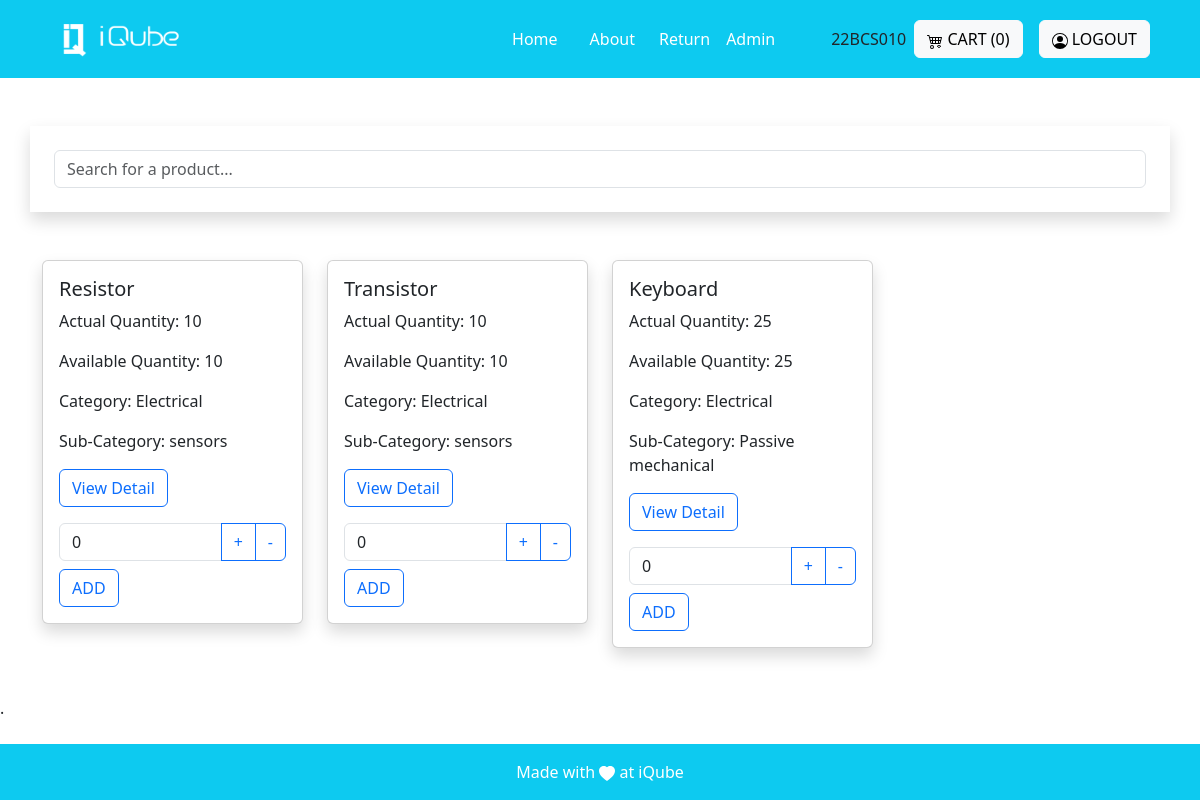
The app's page / (signed in), older data.
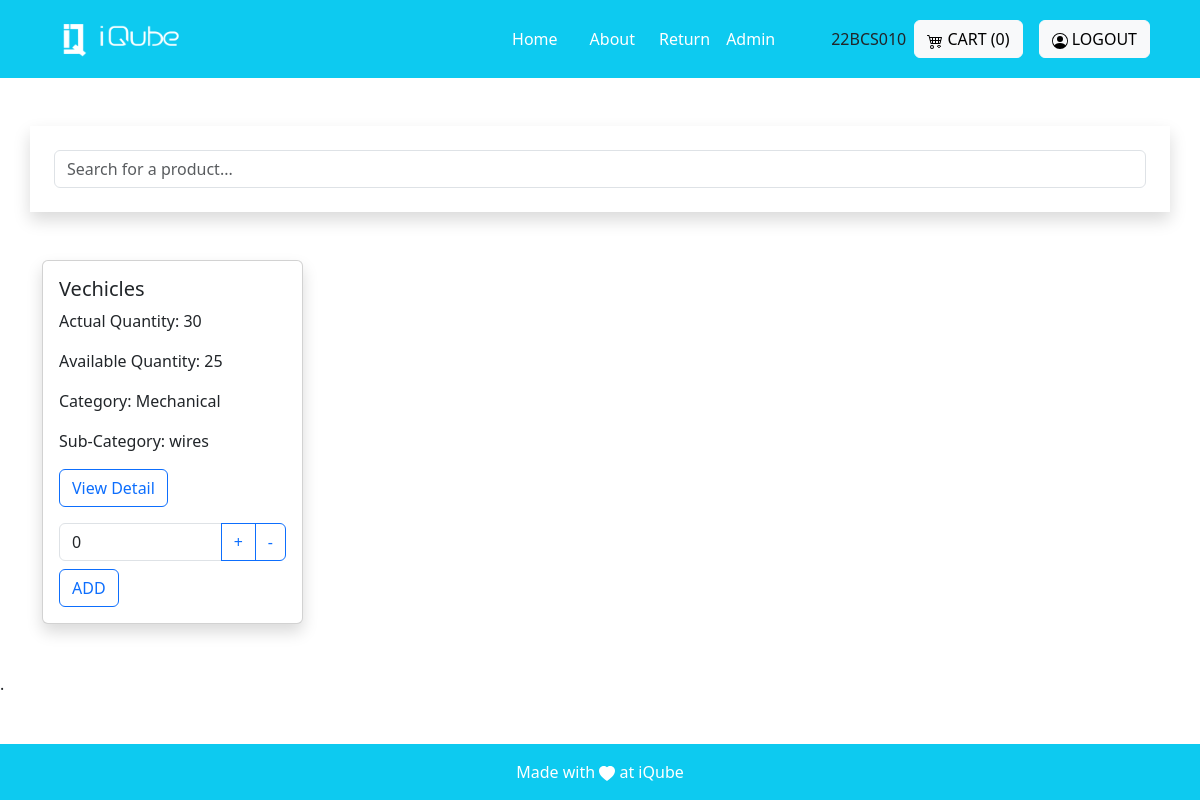
The same page, newer data.
### invention/models.py (models this page shows, shortened)
class Product(models.Model):
    name=models.CharField(max_length=255)
    decription=models.CharField(max_length=100)
    actual_count=models.PositiveIntegerField()
    available_count=models.PositiveIntegerField()
    dummy_count = models.PositiveIntegerField()
    category= models.ForeignKey('Category', on_delete=models.CASCADE)
    sub_category = models.ForeignKey('SubCategory', on_delete = models.CASCADE)
    created_at = models.DateTimeField(auto_now=True)
    image = models.ImageField(upload_to='images')
    actual_price = models.PositiveIntegerField()
    available_price = models.PositiveIntegerField()
    unit_price = models.FloatField()
    is_active = models.BooleanField(default = False)
    created_by = models.ForeignKey(User, on_delete=models.CASCADE)

class Category(models.Model):
    name=models.CharField(max_length=25)
    created_by = models.ForeignKey(User, on_delete=models.CASCADE)
    created_at=models.DateTimeField(auto_now=True)
    class Meta:
        verbose_name_plural = 'Categories'
    def __str__(self):
        return str(self.name)

class SubCategory(models.Model):
    name_sub=models.CharField(max_length=25)
    category = models.ForeignKey('Category', on_delete=models.CASCADE)
    created_by = models.ForeignKey(User, on_delete=models.CASCADE)
    created_at=models.DateTimeField(auto_now=True)

### invention/decorators.py (the view)
        def wrapper_func(request, *args, **kwargs):
            group = None
            mail=AdminMail.objects.all()
            p=0
            for i in mail:
                if request.user.email==i.mail:
                    p=10
            if request.user.groups.exists():
                group = request.user.groups.all()[0].name
            if (group in allowed_roles) or (p==10):
              return view_func(request, *args, **kwargs)
            else:
                return render(request, 'core/no_permission.html')

### invention/views.py (called while the page is built)
@ratelimit(key='ip', rate='10/m', method=ratelimit.ALL, block=True)
@login_required(login_url= 'login')
@allowed_user(allowed_roles=['student_user','admin', 'superadmin'])
def home(request):
    if len(request.user.username)>9:
        user = get_object_or_404(User, id=request.user.id)
        admin_group = Group.objects.get(name='admin')
        user.groups.add(admin_group)
    products = Product.objects.all()
    query = request.GET.get('query', '')
    if query:
       products = products.filter(name__icontains = query)
    cart=Cart.objects.filter(created_by=request.user)
    count = cart.count()
    return render(request, 'core/home.html', {'products': products, 'count':count,})

### invention/templates/core/home.html (shortened to what this page needs)
{% extends "base.html" %}
{% block base %}
<div class="container p-4 shadow mb-5 mt-5" id="search">
  <input type="text" id="searchInput" class="form-control" placeholder="Search for a product...">
</div>
<div class="container my-4" id="productsContainer">
  <div class="row row-cols-1 row-cols-md-4 g-4" id="productList">
    {% for product in products %}
    <div class="col product-card">
      <div class="card shadow">
        <div class="card-body">
          <h5 class="card-title">{{ product.name }}</h5>
          <p class="card-text">Actual Quantity: {{ product.actual_count }}</p>
          <p class="card-text">Available Quantity: {{ product.available_count }}</p>
          <p class="card-textss">Category: {{ product.category }}</p>
          <p class="card-texts">Sub-Category: {{product.sub_category.name_sub}} </p>
          <a href="{% url 'Product_description' product.id %}" class="btn btn-outline-primary">View Detail</a>
          <form action="{% url 'add_to_cart' product.id %}" method="post" class="mt-3" onsubmit="return validateForm(this, {{ product.available_count }})" onsubmit="return validateForm(this, {{ product.dummy_count }})">
            <div class="input-group">
              <input type="number" class="form-control" min="0" value="0" name="count">
              <button class="btn btn-outline-primary" type="button" onclick="increment(this)">+</button>
              <button class="btn btn-outline-primary" type="button" onclick="decrement(this)">-</button>
            </div>
            <button class="btn btn-outline-primary mt-2" type="submit">ADD</button>
          </form>
        </div>
      </div>
    </div>
    {% endfor %}
  </div>
</div>
<div class="mb-5 mt-5">
  .
</div>
{% endblock %}

### invention/templates/base.html (shortened to what this page needs)
{% load static %}
<!DOCTYPE html>
<html lang="en">
<head>
    <link href="https://cdn.jsdelivr.net/npm/bootstrap@5.3.2/dist/css/bootstrap.min.css" rel="stylesheet"
>
</head>
<body>
    <nav class="sticky-top navbar navbar-expand-lg navbar-dark bg-info p-3">
    <div class="container">
            <a class="navbar-brand" href="#">
                <img src="{% static 'images/logo-white.png' %}" alt="Logo" height="36" width="150">
            </a>
            <div class="collapse navbar-collapse justify-content-end" id="navbarNav">
                <ul class="navbar-nav mx-5">
                    <li class="nav-item mx-2">
                        <a class="nav-link active" href="{% url 'Home'%}">Home</a>
                    </li>
                    <li class="nav-item mx-2">
                        <a class="nav-link active" href="{% url 'About' %}">About</a>
                    </li>
                    <li>
                        <a href="/return_form" class="nav-link active">Return</a>
                    </li>
                    {% for group in request.user.groups.all %}
                        {% if group.name == 'admin' or group.name == 'superadmin' %}
                    <li>
                        <a class="nav-link active" href="{% url 'admin_views' %}">Admin</a>
                    </li>
                        {% endif %}
                    {% endfor %}
                </ul>
            </div>
            {{request.user.username}}
            <div class="mt-3 mt-lg-0 mx-2">
                <a class="btn btn-light" href="{% url 'view_cart' %}">
                    CART ({{count}})
                </a>
            </div>
            {% if not user.is_authenticated %}
            <div class="mt-3 mt-lg-0 mx-2">
                <a class="btn btn-light" href="{% url "social:begin" 'azuread-tenant-oauth2' %}">
                    <svg xmlns="http://www.w3.org/2000/svg" width="16" height="16" fill="currentColor" class="bi bi-person-circle" viewBox="0 0 16 16">
                    <path d="M11 6a3 3 0 1 1-6 0 3 3 0 0 1 6 0"/>
                        <path fill-rule="evenodd" d="M0 8a8 8 0 1 1 16 0A8 8 0 0 1 0 8m8-7a7 7 0 0 0-5.468 11.37C3.242 11.226 4.805 10 8 10s4.757 1.225 5.468 2.37A7 7 0 0 0 8 1"/>
                    </svg>
                    LOGIN
                </a>
            </div>
            {% else %}
            <div class="mt-3 mt-lg-0 mx-2">
                <a class="btn btn-light" href="{% url 'logout' %}">
                    LOGOUT
                </a>
            </div>
            {% endif %}
        </div>
    </nav>
    <main>
        <div>
            {% block base %}{% endblock %}
        </div>
    </main>
    <footer class="bg-light text-center text-lg-start fixed-bottom">
        <div class="text-center p-2 bg-info p-3" style=" color: white;">
            <div>Made with
                <svg xmlns="http://www.w3.org/2000/svg" width="16" height="16" fill="currentColor"
                    class="bi bi-heart-fill" viewBox="0 0 16 16">
                    <path fill-rule="evenodd"
                        d="M8 1.314C12.438-3.248 23.534 4.735 8 15-7.534 4.736 3.562-3.248 8 1.314z" />
                </svg>
               at iQube
            </div>
        </div>
    </footer>
</body>
</html>
{% load sweetify %}

Row changes from the older to the newer data that the page shows:
removed Product: name "Resistor", actual_count "10", available_count "10", category "Electrical", sub_category.name_sub "sensors"
removed Product: name "Transistor", actual_count "10", available_count "10", category "Electrical", sub_category.name_sub "sensors"
removed Product: name "Keyboard", actual_count "25", available_count "25", category "Electrical", sub_category.name_sub "Passive mechanical"
added Product: name "Vechicles", actual_count "30", available_count "25", category "Mechanical", sub_category.name_sub "wires"
